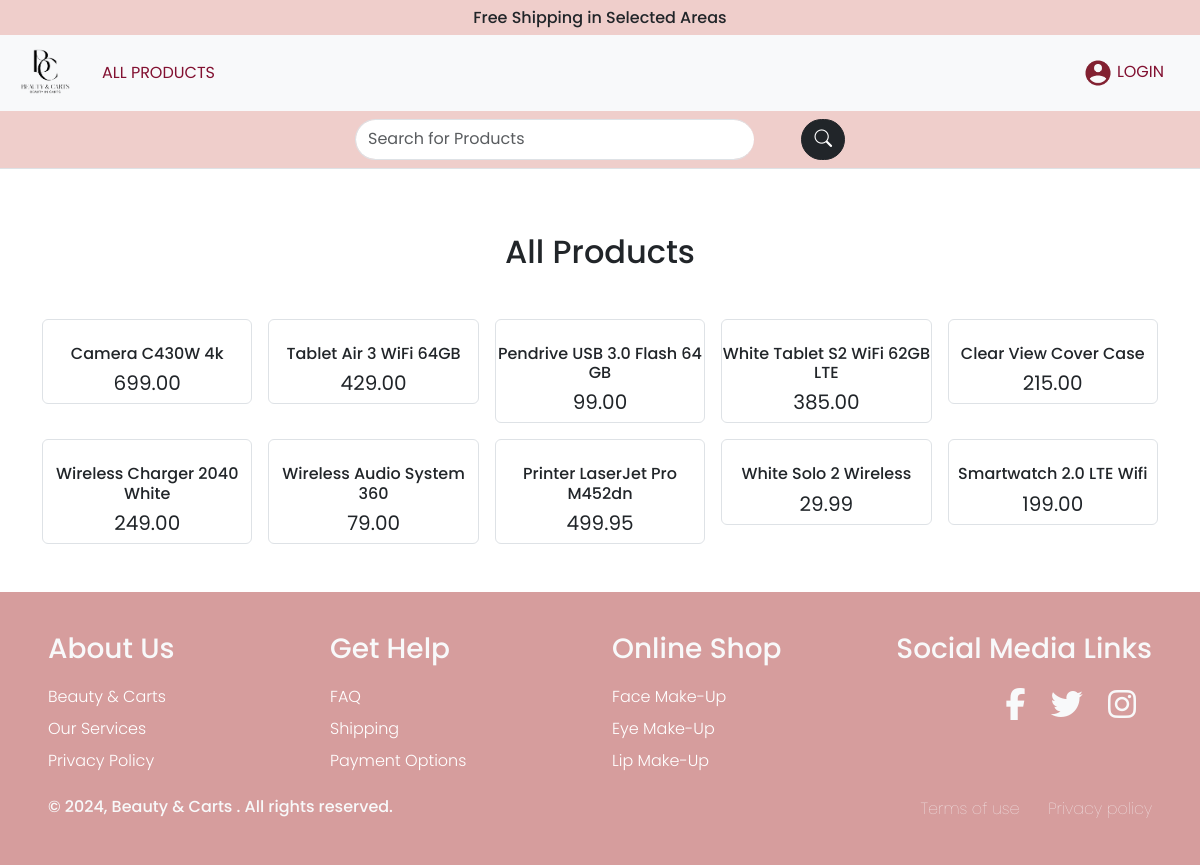
The page /product.php on the database its author committed.
### tables this page shows
CREATE TABLE IF NOT EXISTS `products` (
  `id` int(11) NOT NULL AUTO_INCREMENT,
  `sku` varchar(50) DEFAULT NULL,
  `name` varchar(255) NOT NULL DEFAULT '',
  `price` decimal(7,2) NOT NULL,
  `image` varchar(255) NOT NULL DEFAULT '',
  PRIMARY KEY (`id`),
  UNIQUE KEY `sku` (`sku`)
);

### product.php (the view, shortened to what this page needs)
<?php
$pdo = pdo_connect_mysql();
$search = $_GET['search'] ?? '';
$search_sql = $search ? 'WHERE(name LIKE "%":search"%") ': '';
$stmt = $pdo->prepare('SELECT * FROM products '.$search_sql.'');
$stmt->execute();
$products =$stmt->fetchAll(PDO::FETCH_ASSOC);
?>
<?php
include 'theme_components/head.php';
include 'theme_components/topNav.php';
include 'theme_components/header.php';
?>
<div class="container my-5">
    <h2 class="text-center mt-3 mb-5">All Products</h2>
    <?php if($products) {?>
    <div class="row row-cols-1 row-cols-sm-2 row-cols-md-3 row-cols-lg-4 row-cols-xl-5 g-3">
        <?php foreach($products as $item_products) {?>
        <div class="col product-container">
        <div class="border shadow-none rounded ">
        <a href="#" class="category-card text-decoration-none text-dark" data-bs-toggle="modal" data-bs-target="#productModal"
            data-product-id="<?= $item_products['id'] ?>"
            data-product-name="<?= $item_products['name'] ?>"
            data-product-price="<?= $item_products['price'] ?>"
            data-product-image="<?= $item_products['image'] ?>"
            data-product-desc="<?= $item_products['product_desc'] ?>" >
            <div class="text-center">
            </div>
          </a>
            <div class="text-center">
                <h6 class="text-center"><?= $item_products['name']?></h6>
                <h5 class="text-center fw-normal"><?= number_format($item_products['price'], 2)?></h5>
            </div>
            </div>
        </div>
        <?php }?>
    </div>
    <?php }else{?>
        <div class="row mt-5">
            <span class="text-center h4">Product Not Found</span>
        </div>
        <?php }?>
</div>
<?php
include 'theme_components/footer.php';
?>

### theme_components/head.php (shortened to what this page needs)
<!DOCTYPE html>
<html lang="en">
<head>
    <link href="https://cdn.jsdelivr.net/npm/bootstrap@5.3.3/dist/css/bootstrap.min.css" rel="stylesheet">
    <link rel="stylesheet" href="https://cdn.jsdelivr.net/npm/bootstrap-icons@1.11.3/font/bootstrap-icons.min.css">
    <link rel="stylesheet" href="CSS/styles.css">
    <link rel="stylesheet" href="https://code.jquery.com/ui/1.14.1/themes/base/jquery-ui.css">
    <link rel="stylesheet" href="https://cdnjs.cloudflare.com/ajax/libs/font-awesome/6.6.0/css/all.min.css">
</head>
<body class="d-flex flex-column min-vh-100">

### theme_components/topNav.php (shortened to what this page needs)
<div class="container-promo py-1">
  <h6 class="d-flex justify-content-center text-align-center my-1">Free Shipping in Selected Areas</h6>
</div>
<nav class="navbar navbar-expand-lg navbar-light bg-light">
  <div class="container-fluid">
    <a class="navbar-brand mx-2" href="index.php">
      <img class="img-fluid" src="assets/images/Logoo.png" alt="Logo" width="50" height="50">
    </a>
    <div class="collapse navbar-collapse" id="navbarNav">
      <ul class="navbar-nav me-auto">
        <li class="nav-item">
          <div class="dropdown">
            <a class="nav-link" href="#" role="button" data-bs-toggle="dropdown" aria-expanded="false">
              All products
            </a>
          </div>
        </li>
      </ul>
    </div>
     <ul class="navbar-nav">
        <?php if(isset($_SESSION['account_email'])) { ?>
          <li class="nav-item">
            <a href="logout.php" class="nav-link link-dark my-3 py-2">
            <img src="assets/Icons/Male User.png" alt="Profile" width="30" height="30">  Logout
            </a>
          </li>
        <?php } else { ?>
          <li class="nav-item">
            <a class="nav-link trigger-btn" href="#myModal" data-bs-toggle="modal">
              <img src="assets/Icons/Male User.png" alt="Profile" width="30" height="30"> Login
            </a>
          </li>
        <?php } ?>
      </ul>
  </div>
</nav>

### theme_components/header.php (shortened to what this page needs)
<header class="py-2 border-bottom bg-search">
    <div class="container-fluid">
        <div class="row justify-content-center">
            <div class="col-12 col-xxl-11 d-flex flex-wrap">
                <div class="col-9 col-md-7 col-xl-5 mx-auto">
                   <form method="GET" action="product.php">
                    <div class="input-group">
                        <input type="search " name="search" class="form-control border-end-0 border border rounded-pill z-1 "
                        values="<?= isset($_GET['search']) ? htmlspecialchars($_GET['search'], ENT_QUOTES) : '' ?>"
                        id="example-search-input" placeholder="Search for Products">
                        <span class="input-group-append">
                            <button class="btn btn-dark rounded-pill ms-5" type="submit">
                                <i class="bi bi-search"></i>
                            </button>
                        </span>
                    </div>
                   </form>
                </div>
            </div>
        </div>
    </div>
</header>

### theme_components/footer.php (shortened to what this page needs)
<footer class="footer mt-auto py-4">
      <div class="footer-container px-5">
        <div class="row">
          <div class="footer-col col col-5 col-lg-3">
            <h3 class="text-light pt-3">About Us</h3>
            <ul class="text-light list-unstyled pt-2">
              <li class="py-1"><a href="aboutUs.php">Beauty & Carts</a></li>
              <li class="py-1"><a href="#">Our Services</a></li>
              <li class="py-1"><a href="#">Privacy Policy</a></li>
          </ul>
          </div>
          <div class="footer-col col">
            <h3 class="text-light pt-3">Get Help</h3>
            <ul class="text-light list-unstyled pt-2">
              <li class="py-1"><a href="#">FAQ</a></li>
              <li class="py-1"><a href="#">Shipping</a></li>
              <li class="py-1"><a href="#">Payment Options</a></li>
          </ul>
          </div>
          <div class="footer-col col">
            <h3 class="text-light pt-3">Online Shop</h3>
            <ul class="text-light list-unstyled pt-2">
              <li class="py-1"><a href="product.php">Face Make-Up</a></li>
              <li class="py-1"><a href="product.php">Eye Make-up</a></li>
              <li class="py-1"><a href="product.php">Lip Make-up</a></li>
          </ul>
          </div>
          <div class="col-6 col-lg-3 text-lg-end">
            <h3 class="text-light pt-3">Social Media Links</h3>
            <div class="social-links pt-2 text">
                <a href="https://www.facebook.com" class="text-light fs-2 me-3 text-decoration-none"><i class="fab fa-facebook-f"></i> </a>
                <a href="https://www.x.com" class="text-light fs-2 me-3 text-decoration-none"><i class="fab fa-twitter"></i> </a>
                <a href="https://www.instagram.com" class="text-light fs-2 me-3 text-decoration-none"><i class="fab fa-instagram"></i> </a>
            </div>
        </div>
        </div>
        <div class="d-sm-flex justify-content-between py-1 text-light">
          <h6 class="reserves d-flex justify-content-between">© 2024, Beauty & Carts . All rights reserved.</h6>
          <p>
              <a href="tos.php" class="text-light text-decoration-none pe-4">Terms of use</a>
              <a href="#" class="text-light text-decoration-none"> Privacy policy</a>
          </p>
      </div>
      </div>
    </footer>
  </body>
</html>

### CSS/styles.css (style rules this page uses)
* { font-family: "Poppins", sans-serif; font-weight: 100; font-style: normal; padding: 0; margin: 0; box-sizing: border-box; }
body { animation: fadeInAnimation ease 3s; animation-iteration-count: 1; animation-fill-mode: forwards; }
.container { border-radius: 10px; background-color: rgb(255, 255, 255); scroll-snap-type: x mandatory; }
ul { list-style: none; }
.navbar { background-color: rgba(255, 255, 255, 0); }
.nav-link { margin-right: 1em !important; margin-left: 1em !important; color: #821131; text-transform: uppercase; text-align: center; font-weight: 400; }
.footer { background-color: #d69d9d; }
.footer-col ul li a { text-transform: capitalize; color: white; text-decoration: none; font-weight: 300; color: #ffffff; display: block; transition: all 0.3s ease; }
.bg-search { background-color: #efcecb; }
.product-container { border: none; transform: scale(1); transition: 0.8s ease; }
.container-promo { background-color: #efcecb; }

### theme_components/head.php (style rules this page uses)
i.bi { font-size: 1.1rem; }

### rows shown on the page
products: name "Camera C430W 4k", price "699.00"
products: name "Tablet Air 3 WiFi 64GB", price "429.00"
products: name "Pendrive USB 3.0 Flash 64 GB", price "99.00"
products: name "White Tablet S2 WiFi 62GB LTE", price "385.00"
products: name "Clear View Cover Case", price "215.00"
products: name "Wireless Charger 2040 White", price "249.00"
products: name "Wireless Audio System 360", price "79.00"
products: name "Printer LaserJet Pro M452dn", price "499.95"
products: name "White Solo 2 Wireless", price "29.99"
products: name "Smartwatch 2.0 LTE Wifi", price "199.00"
